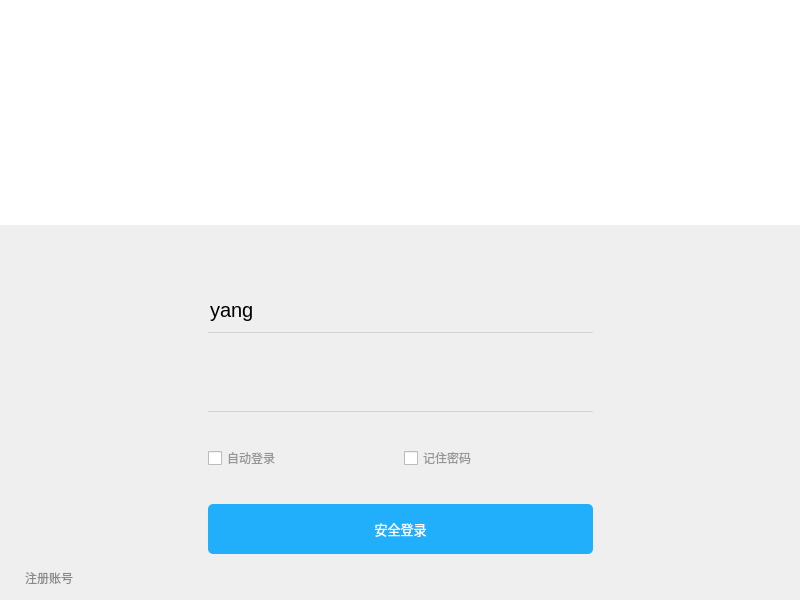
<?xml version="1.0" encoding="UTF-8"?>
<ui version="4.0">
 <class>Form</class>
 <widget class="QWidget" name="Form">
  <property name="geometry">
   <rect>
    <x>0</x>
    <y>0</y>
    <width>800</width>
    <height>600</height>
   </rect>
  </property>
  <property name="sizePolicy">
   <sizepolicy hsizetype="Expanding" vsizetype="Preferred">
    <horstretch>0</horstretch>
    <verstretch>0</verstretch>
   </sizepolicy>
  </property>
  <property name="minimumSize">
   <size>
    <width>800</width>
    <height>600</height>
   </size>
  </property>
  <property name="maximumSize">
   <size>
    <width>800</width>
    <height>600</height>
   </size>
  </property>
  <property name="windowTitle">
   <string>登录</string>
  </property>
  <layout class="QVBoxLayout" name="verticalLayout" stretch="3,5">
   <property name="spacing">
    <number>0</number>
   </property>
   <property name="leftMargin">
    <number>0</number>
   </property>
   <property name="topMargin">
    <number>0</number>
   </property>
   <property name="rightMargin">
    <number>0</number>
   </property>
   <property name="bottomMargin">
    <number>0</number>
   </property>
   <item>
    <widget class="QWidget" name="widget" native="true">
     <property name="styleSheet">
      <string notr="true">background-color: rgb(170, 170, 127);</string>
     </property>
     <layout class="QHBoxLayout" name="horizontalLayout">
      <property name="spacing">
       <number>0</number>
      </property>
      <property name="leftMargin">
       <number>0</number>
      </property>
      <property name="topMargin">
       <number>0</number>
      </property>
      <property name="rightMargin">
       <number>0</number>
      </property>
      <property name="bottomMargin">
       <number>0</number>
      </property>
      <item>
       <widget class="QLabel" name="login_top_bg_">
        <property name="styleSheet">
         <string notr="true">background-color: rgb(255, 255, 255);</string>
        </property>
        <property name="text">
         <string/>
        </property>
       </widget>
      </item>
     </layout>
    </widget>
   </item>
   <item>
    <widget class="QWidget" name="widget_2" native="true">
     <property name="styleSheet">
      <string notr="true"/>
     </property>
     <layout class="QHBoxLayout" name="horizontalLayout_2" stretch="1,2,1">
      <item alignment="Qt::AlignLeft|Qt::AlignBottom">
       <widget class="QPushButton" name="pushButton_2">
        <property name="styleSheet">
         <string notr="true">color: rgb(138, 138, 138)</string>
        </property>
        <property name="text">
         <string>注册账号</string>
        </property>
        <property name="flat">
         <bool>true</bool>
        </property>
       </widget>
      </item>
      <item>
       <layout class="QGridLayout" name="gridLayout">
        <property name="topMargin">
         <number>30</number>
        </property>
        <property name="bottomMargin">
         <number>10</number>
        </property>
        <property name="verticalSpacing">
         <number>10</number>
        </property>
        <item row="1" column="0" colspan="2">
         <widget class="QLineEdit" name="passwd_line">
          <property name="minimumSize">
           <size>
            <width>0</width>
            <height>45</height>
           </size>
          </property>
          <property name="styleSheet">
           <string notr="true">QLineEdit {
	font-size: 20px;
	border: none;
	border-bottom: 1px solid lightgray;
	background-color: transparent;
}
QLineEdit:hover {
	border-bottom: 1px solid gray;
}
QLineEdit:focus {
	border-bottom: 1px solid rgb(18, 183, 245);
}
</string>
          </property>
          <property name="echoMode">
           <enum>QLineEdit::PasswordEchoOnEdit</enum>
          </property>
          <property name="clearButtonEnabled">
           <bool>true</bool>
          </property>
         </widget>
        </item>
        <item row="2" column="0">
         <widget class="QCheckBox" name="auto_log">
          <property name="styleSheet">
           <string notr="true">color: rgb(149, 149, 149);</string>
          </property>
          <property name="text">
           <string>自动登录</string>
          </property>
         </widget>
        </item>
        <item row="0" column="0" colspan="2">
         <widget class="QComboBox" name="account_Box">
          <property name="minimumSize">
           <size>
            <width>0</width>
            <height>45</height>
           </size>
          </property>
          <property name="styleSheet">
           <string notr="true">QComboBox {
	font-size: 20px;
	border: none;
	border-bottom: 1px solid lightgray;
	background-color: transparent;
}
QComboBox:hover {
	border-bottom: 1px solid gray;
}
QComboBox:focus {
	border-bottom: 1px solid rgb(18, 183, 245);
}
QComboBox::drop-down {
	background-color: transparent;    
	width: 60px;
	height: 40px;               
}
QComboBox::down-arrow {
	
	image: url(:/1/images/down_arrow.png);
	width: 60px;
	height: 20px;
}
QComboBox QAbstractItemView {
	min-height: 60px;
}
QComboBox QAbstractItemView:item {
	color: lightblue;
}</string>
          </property>
          <property name="editable">
           <bool>true</bool>
          </property>
          <item>
           <property name="text">
            <string>yang</string>
           </property>
          </item>
          <item>
           <property name="text">
            <string>wudianshiyanshi</string>
           </property>
           <property name="icon">
            <iconset resource="../login.qrc">
             <normaloff>:/1/images/th_untangle.png</normaloff>:/1/images/th_untangle.png</iconset>
           </property>
          </item>
          <item>
           <property name="text">
            <string>931363918</string>
           </property>
           <property name="icon">
            <iconset resource="../login.qrc">
             <normaloff>:/1/images/管它.png</normaloff>:/1/images/管它.png</iconset>
           </property>
          </item>
         </widget>
        </item>
        <item row="2" column="1">
         <widget class="QCheckBox" name="hold_passwd">
          <property name="styleSheet">
           <string notr="true">color: rgb(149, 149, 149);</string>
          </property>
          <property name="text">
           <string>记住密码</string>
          </property>
         </widget>
        </item>
        <item row="3" column="0" colspan="2">
         <widget class="QPushButton" name="login_button">
          <property name="enabled">
           <bool>false</bool>
          </property>
          <property name="minimumSize">
           <size>
            <width>0</width>
            <height>50</height>
           </size>
          </property>
          <property name="font">
           <font>
            <family>新宋体</family>
            <pointsize>10</pointsize>
           </font>
          </property>
          <property name="styleSheet">
           <string notr="true">QPushButton {
	background-color: rgb(33, 174, 250);
	border-radius: 5px;
	color: white;
}
QPushButton:hover {
	background-color: rgb(72, 203, 250);
}
QPushButton:pressed {
	background-color: rgb(85, 85, 255);
}</string>
          </property>
          <property name="text">
           <string>安全登录</string>
          </property>
          <property name="icon">
           <iconset resource="../login.qrc">
            <normaloff>:/1/images/dp.png</normaloff>:/1/images/dp.png</iconset>
          </property>
          <property name="iconSize">
           <size>
            <width>30</width>
            <height>50</height>
           </size>
          </property>
          <property name="shortcut">
           <string>Return</string>
          </property>
         </widget>
        </item>
       </layout>
      </item>
      <item alignment="Qt::AlignRight|Qt::AlignBottom">
       <widget class="QPushButton" name="pushButton_3">
        <property name="minimumSize">
         <size>
          <width>100</width>
          <height>100</height>
         </size>
        </property>
        <property name="maximumSize">
         <size>
          <width>100</width>
          <height>100</height>
         </size>
        </property>
        <property name="styleSheet">
         <string notr="true">border-image: url(:/1/images/gui_qq_group.png);</string>
        </property>
        <property name="text">
         <string/>
        </property>
        <property name="flat">
         <bool>true</bool>
        </property>
       </widget>
      </item>
     </layout>
    </widget>
   </item>
  </layout>
 </widget>
 <tabstops>
  <tabstop>account_Box</tabstop>
  <tabstop>passwd_line</tabstop>
  <tabstop>auto_log</tabstop>
  <tabstop>hold_passwd</tabstop>
  <tabstop>login_button</tabstop>
  <tabstop>pushButton_2</tabstop>
  <tabstop>pushButton_3</tabstop>
 </tabstops>
 <resources>
  <include location="../login.qrc"/>
 </resources>
 <connections>
  <connection>
   <sender>account_Box</sender>
   <signal>editTextChanged(QString)</signal>
   <receiver>Form</receiver>
   <slot>enable_login_btn()</slot>
   <hints>
    <hint type="sourcelabel">
     <x>571</x>
     <y>317</y>
    </hint>
    <hint type="destinationlabel">
     <x>838</x>
     <y>304</y>
    </hint>
   </hints>
  </connection>
  <connection>
   <sender>passwd_line</sender>
   <signal>textChanged(QString)</signal>
   <receiver>Form</receiver>
   <slot>enable_login_btn()</slot>
   <hints>
    <hint type="sourcelabel">
     <x>519</x>
     <y>387</y>
    </hint>
    <hint type="destinationlabel">
     <x>844</x>
     <y>394</y>
    </hint>
   </hints>
  </connection>
  <connection>
   <sender>pushButton_3</sender>
   <signal>clicked()</signal>
   <receiver>Form</receiver>
   <slot>join_qq_group()</slot>
   <hints>
    <hint type="sourcelabel">
     <x>748</x>
     <y>545</y>
    </hint>
    <hint type="destinationlabel">
     <x>843</x>
     <y>548</y>
    </hint>
   </hints>
  </connection>
  <connection>
   <sender>pushButton_2</sender>
   <signal>clicked()</signal>
   <receiver>Form</receiver>
   <slot>show_register()</slot>
   <hints>
    <hint type="sourcelabel">
     <x>48</x>
     <y>576</y>
    </hint>
    <hint type="destinationlabel">
     <x>42</x>
     <y>660</y>
    </hint>
   </hints>
  </connection>
  <connection>
   <sender>login_button</sender>
   <signal>clicked()</signal>
   <receiver>Form</receiver>
   <slot>check_login()</slot>
   <hints>
    <hint type="sourcelabel">
     <x>235</x>
     <y>529</y>
    </hint>
    <hint type="destinationlabel">
     <x>240</x>
     <y>654</y>
    </hint>
   </hints>
  </connection>
  <connection>
   <sender>auto_log</sender>
   <signal>clicked(bool)</signal>
   <receiver>Form</receiver>
   <slot>auto_login()</slot>
   <hints>
    <hint type="sourcelabel">
     <x>230</x>
     <y>456</y>
    </hint>
    <hint type="destinationlabel">
     <x>-66</x>
     <y>413</y>
    </hint>
   </hints>
  </connection>
  <connection>
   <sender>hold_passwd</sender>
   <signal>clicked(bool)</signal>
   <receiver>Form</receiver>
   <slot>rememble_passwd()</slot>
   <hints>
    <hint type="sourcelabel">
     <x>446</x>
     <y>462</y>
    </hint>
    <hint type="destinationlabel">
     <x>847</x>
     <y>442</y>
    </hint>
   </hints>
  </connection>
 </connections>
 <slots>
  <slot>show_register()</slot>
  <slot>join_qq_group()</slot>
  <slot>enable_login_btn()</slot>
  <slot>check_login()</slot>
  <slot>auto_login()</slot>
  <slot>rememble_passwd()</slot>
 </slots>
</ui>
